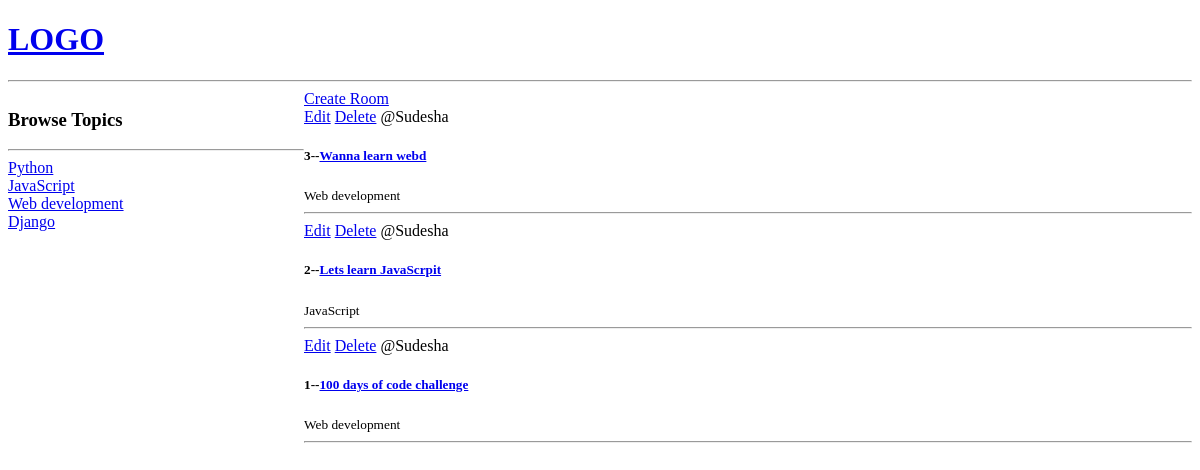
Before: / with the older database file.
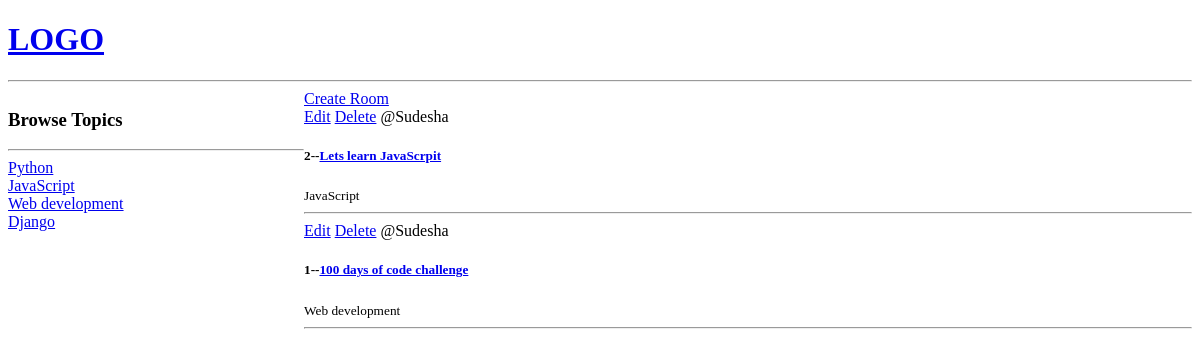
After: the same page with the newer database file.
### base/models.py (models this page shows, shortened)
class Topic(models.Model):
    name=models.CharField(max_length=200)
    def __str__(self):
        return self.name

class Room(models.Model):
    host=models.ForeignKey(User, on_delete=models.SET_NULL, null=True)
    topic=models.ForeignKey(Topic, on_delete=models.SET_NULL, null=True)
    name = models.CharField(max_length=200)
    description = models.TextField(null=True, blank=True)
    updated = models.DateTimeField(auto_now=True)
    created = models.DateTimeField(auto_now_add = True)
    class Meta:
        ordering = ['-updated','-created']

### base/views.py (the view)
# urls.py: path('',views.home, name="home"),
def home(request):
    rooms = Room.objects.all()
    topics = Topic.objects.all()
    context = {'rooms' :rooms, 'topics':topics}
    return render(request, 'base/home.html',context)

### base/templates/base/home.html (shortened to what this page needs)
{% extends 'main.html' %}
{% block content %}
<div class="home-container">
   <div>
      <h3>Browse Topics</h3>
      <hr>
      {% for topic in topics %}
          <div>
            <a href="{% url 'home' %}?q={{topic.name}}">{{topic}}</a>
          </div>
      {%endfor%}
   </div>
  <div>
   <a href="{% url 'create-room' %}">Create Room</a>
   <div>
        {% for room in rooms %}
           <div>
              <a href="{% url 'update-room' room.id %}">Edit</a>
              <a href="{% url 'delete-room' room.id %}">Delete</a>
              <span>@{{room.host.username}}</span>
              <h5>{{room.id}}--<a href="{% url 'room' room.id %}">{{room.name}}</a></h5>
              <small>{{room.topic.name}}</small>
              <hr>
           </div>
        {% endfor %}
   </div>
  </div>
</div>
{% endblock content %}

### templates/main.html (shortened to what this page needs)
<!DOCTYPE html>
<html lang="en">
<head>
</head>
<body>
    {% include 'navbar.html' %}
    {% block content %}
    {% endblock %}
</body>
</html>

### templates/navbar.html
<a href="/">
   <h1>LOGO</h1>
</a>
<hr>

### base/templates/base/home.html (style rules this page uses)
.home-container { display:grid; grid-template-columns : 1fr 3fr; }

Changed rows visible on the page:
removed Room: host.username "Sudesha", id "3", name "Wanna learn webd", topic.name "Web development"
